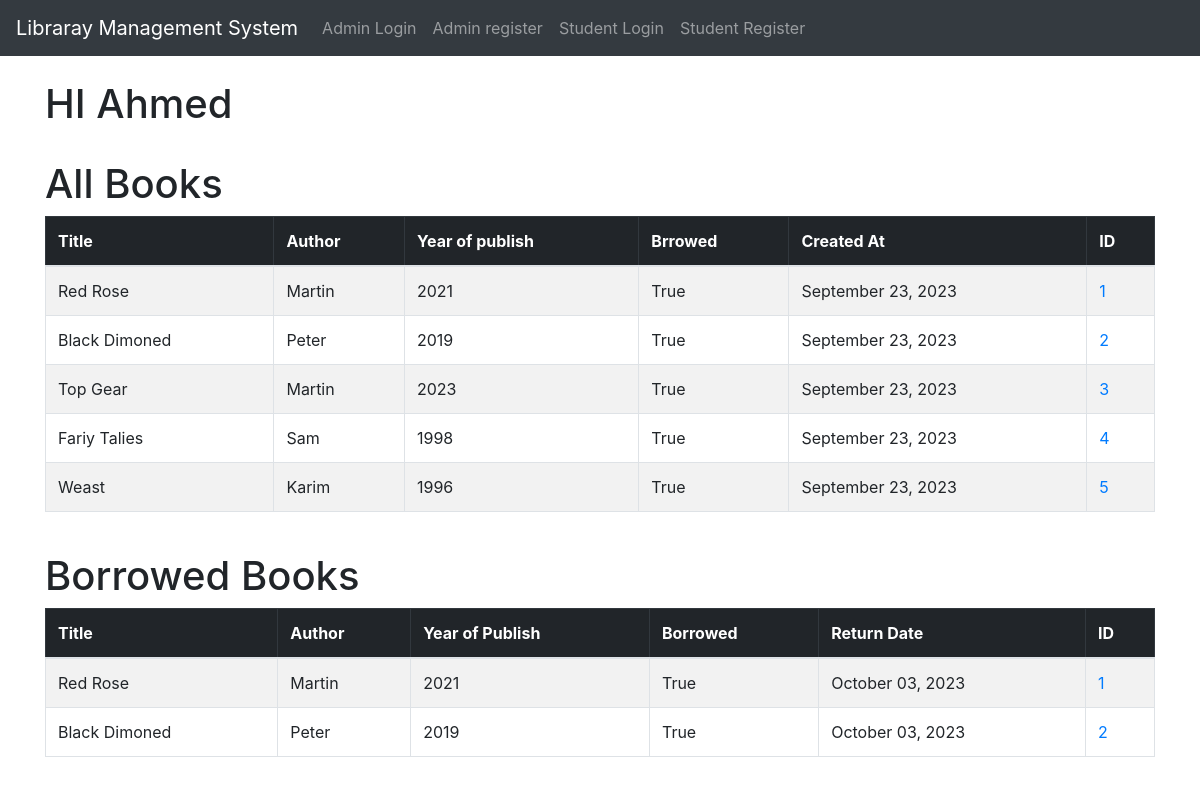
/home/std_dash/1, run on an earlier commit of the app's database.
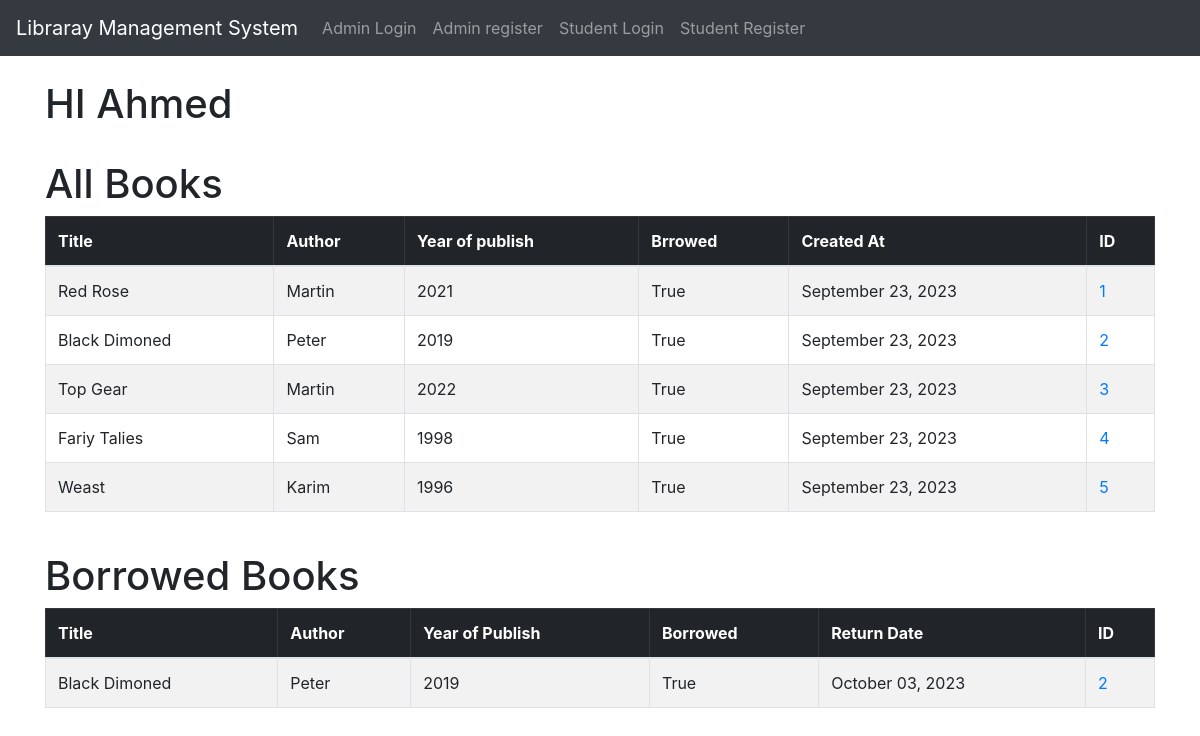
And on a later commit of the database.
### website/models.py (models this page shows, shortened)
class Book(models.Model):
    created_at = models.DateTimeField(auto_now_add=True)
    title = models.CharField(max_length=100)
    author = models.CharField(max_length=100)
    year_of_publish = models.CharField(max_length=100)
    is_borrowed = models.BooleanField(default=False)  # Add the is_borrowed field
    borrower = models.ForeignKey(Student, on_delete=models.SET_NULL, null=True, blank=True)

### website/views.py (the view)
# urls.py: path('std_dash/<int:pk>',stu_dash,name='std_dash'),
def stu_dash(request,pk):
    student = Student.objects.get(id=pk)
    books=Book.objects.all()
    borrowed_books = Book.objects.filter(borrower=student)
    for book in borrowed_books:
        book.return_date = book.created_at + timedelta(days=10)
    return render(request,'website/stu_dash.html',{'student':student,'books':books,'borrowed_books':borrowed_books})

### website/models.py (called while the page is built)
    def __str__(self):
        return self.username

### website/templates/website/stu_dash.html
{% extends "website/base.html" %}
{% block content %}
 <h1>HI {{student}}</h1>
 <br>
 <h1>All Books</h1>
<table class="table table-striped table-hover table-bordered">
  <thead class="table-dark">
    <tr>
      <th scope="col">Title</th>
      <th scope="col">Author</th>
      <th scope="col">Year of publish</th>
      <th scope="col">Brrowed</th>
      <th scope="col">Created At</th>
      <th scope="col">ID</th>
    </tr>
  </thead>
  <tbody>
{% if books %}
	{% for book in books %}
		<tr>
			<td>{{ book.title }} </td>
			<td>{{ book.author }}</td>
			<td>{{ book.year_of_publish }}</td>
			<td>{{ book.is_borrowed }}</td>
			<td>{{ book.created_at|date:"F d, Y" }}</td>
            <td><a href="{% url 'website:book_detail' book.id %}"> {{book.id}}</a></td>
		</tr>
	{% endfor %}
{% endif %}
</tbody>
</table>
<br>
<h1>Borrowed Books</h1>
<table class="table table-striped table-hover table-bordered">
  <thead class="table-dark">
    <tr>
      <th scope="col">Title</th>
      <th scope="col">Author</th>
      <th scope="col">Year of Publish</th>
      <th scope="col">Borrowed</th>
      <th scope="col">Return Date</th>
      <th scope="col">ID</th>
    </tr>
  </thead>
  <tbody>
    {% for book in borrowed_books %}
    <tr>
      <td>{{ book.title }}</td>
      <td>{{ book.author }}</td>
      <td>{{ book.year_of_publish }}</td>
      <td>{{ book.is_borrowed }}</td>
      <td>{{ book.return_date|date:"F d, Y" }}</td>
      <td><a href="{% url 'website:book_detail' book.id %}">{{ book.id }}</a></td>
    </tr>
    {% endfor %}
  </tbody>
</table>
{% endblock content %}

What changed in the data, as far as the page shows it:
no longer on one of the page's lists (row edited): Book: title "Red Rose", author "Martin", year_of_publish "2021", is_borrowed "True", return_date "October 03, 2023", id "1"
changed Book "Top Gear": year_of_publish "2023" → "2022"
